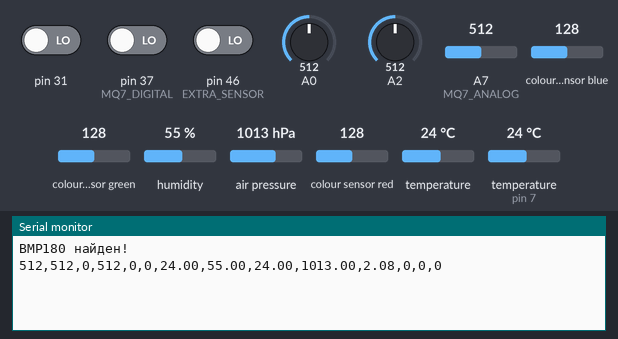
Bench run of a sketch on a simulated Arduino Mega 2560, built with avr-gcc and run on an emulated ATmega2560. Shown: the last lines printed to the serial monitor. Wiring (inferred from the names in the program): TCS3200 colour sensor: output pin 5; S2 pin 8; S3 pin 9. Inputs (shaded band) come from the test bench; at power-on: humidity 55 %, A0 = 512, pin 31 LOW, pin 37 (MQ7_DIGITAL) LOW, pin 46 (EXTRA_SENSOR) LOW, A2 = 512, A7 (MQ7_ANALOG) = 512, colour sensor blue 128, colour sensor green 128, air pressure 1013 hPa, colour sensor red 128, temperature 24 °C, temperature (sensor on pin 7) 24 °C.

Above: at 1.2 s.
1.3 s: humidity set to 22 %
At 2.6 s:
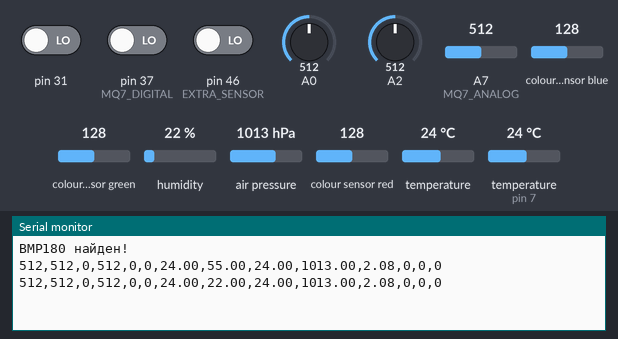
2.8 s: A0 set to 30
At 4.2 s:
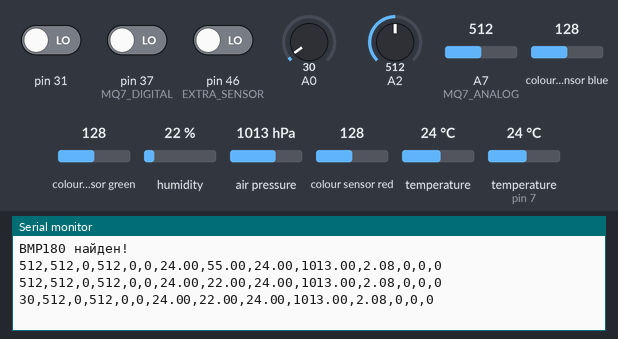
4.3 s: pin 31 driven HIGH
5.8 s: pin 37 (MQ7_DIGITAL) driven HIGH
At 7.3 s:
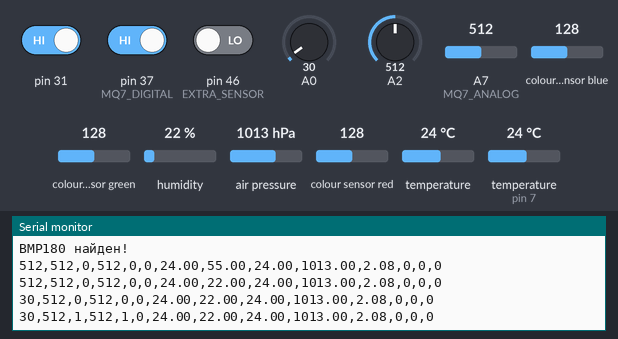

The sketch:

sketch_feb17a.ino
```cpp
#include <Wire.h>
#include <Adafruit_BMP085.h>
#include <DHT.h>

// Настройки датчиков
#define DHTPIN 7         // Подключение DHT11
#define DHTTYPE DHT11
DHT dht(DHTPIN, DHTTYPE);

Adafruit_BMP085 bmp;

// Подключение TCS230/TCS3200
const int S2 = 8;      // Фильтр цвета
const int S3 = 9;      // Фильтр цвета
const int sensorOut = 5; // Частотный выход TCS230

// Подключение MQ-7
#define MQ7_ANALOG A7  // Аналоговый выход MQ-7
#define MQ7_DIGITAL 37 // Цифровой выход MQ-7

#define EXTRA_SENSOR 46 // Дополнительный цифровой вход на 42 пине

void setup() {
    Serial.begin(9600);  // Связь с Raspberry Pi через UART
    Wire.begin();        // Инициализация I2C

    dht.begin();         // Инициализация DHT11
    pinMode(31, INPUT);  // MQ-3 цифровой выход
    pinMode(MQ7_DIGITAL, INPUT); // MQ-7 цифровой выход
    pinMode(EXTRA_SENSOR, INPUT); // Инициализация 42 пина как вход

    pinMode(S2, OUTPUT);
    pinMode(S3, OUTPUT);
    pinMode(sensorOut, INPUT);

    if (!bmp.begin()) {
        Serial.println("Ошибка: BMP180 не найден!");
        while (1);
    }
    Serial.println("BMP180 найден!");
}

void loop() {
    // Чтение данных с датчиков
    int soilValue = analogRead(A0);     // Влажность почвы
    int mq3Analog = analogRead(A2);     // MQ-3 (аналоговый)
    int mq3Digital = digitalRead(31);   // MQ-3 (цифровой)
    int mq7Analog = analogRead(MQ7_ANALOG);  // MQ-7 (аналоговый)
    int mq7Digital = digitalRead(MQ7_DIGITAL);  // MQ-7 (цифровой)
    int extraSensorValue = digitalRead(EXTRA_SENSOR); // Чтение с 42 пина

    float dhtTemperature = dht.readTemperature();
    float dhtHumidity = dht.readHumidity();
    float bmpTemperature = bmp.readTemperature();  // Температура
    float pressure = bmp.readPressure() / 100.0;   // Давление
    float altitude = bmp.readAltitude();           // Высота

    // Проверяем корректность данных DHT11
    if (isnan(dhtTemperature) || isnan(dhtHumidity)) {
        dhtTemperature = -1;  // Ошибка датчика
        dhtHumidity = -1;
    }

    // Читаем цветовые данные с TCS230/TCS3200
    int red, green, blue;

    // Красный
    digitalWrite(S2, LOW);
    digitalWrite(S3, LOW);
    red = pulseIn(sensorOut, LOW);

    // Зелёный
    digitalWrite(S2, HIGH);
    digitalWrite(S3, HIGH);
    green = pulseIn(sensorOut, LOW);

    // Синий
    digitalWrite(S2, LOW);
    digitalWrite(S3, HIGH);
    blue = pulseIn(sensorOut, LOW);

    // Нормализация значений в диапазон 0-255
    red = map(red, 500, 5000, 0, 255);
    green = map(green, 500, 5000, 0, 255);
    blue = map(blue, 500, 5000, 0, 255);

    // Ограничение значений в диапазоне 0-255
    red = constrain(red, 0, 255);
    green = constrain(green, 0, 255);
    blue = constrain(blue, 0, 255);

    // Формируем строку данных в CSV-формате и отправляем по UART
    Serial.print(soilValue);
    Serial.print(",");
    Serial.print(mq3Analog);
    Serial.print(",");
    Serial.print(mq3Digital);
    Serial.print(",");
    Serial.print(mq7Analog);
    Serial.print(",");
    Serial.print(mq7Digital);
    Serial.print(",");
    Serial.print(extraSensorValue);
    Serial.print(",");
    Serial.print(dhtTemperature);
    Serial.print(",");
    Serial.print(dhtHumidity);
    Serial.print(",");
    Serial.print(bmpTemperature);
    Serial.print(",");
    Serial.print(pressure);
    Serial.print(",");
    Serial.print(altitude);
    Serial.print(",");
    Serial.print(red);
    Serial.print(",");
    Serial.print(green);
    Serial.print(",");
    Serial.println(blue); // END строки

    delay(2000); // Задержка 2 секунды
}
```

Measured:
- after the input at 1.3 s, the serial monitor: prints a new line after 0.77 s (image 1)
- after the input at 2.8 s, the serial monitor: prints a new line after 1.3 s (image 2)
- after the input at 5.8 s, the serial monitor: prints a new line after 0.33 s (image 3)
